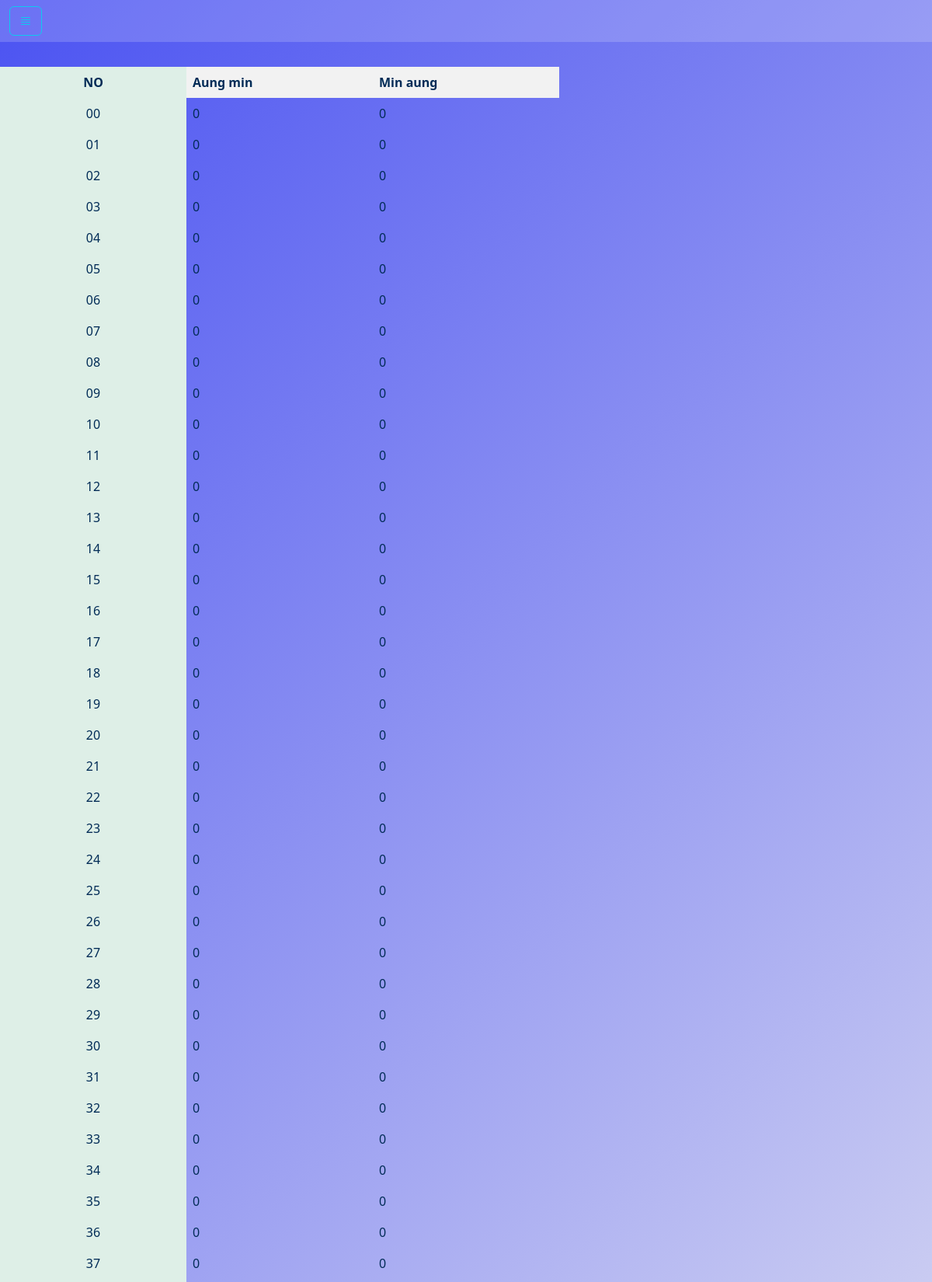
/ (signed in, upper part), run on the app's committed database.
### twoD/models.py (models this page shows, shortened)
class User(AbstractUser):
    phone = models.IntegerField(blank=True, null=True)
    is_owner = models.BooleanField(default=False)
    random_field = models.IntegerField(default=generate_random_four_digits)

class Number(models.Model):
    num = models.CharField(max_length=3)

### twoD/views.py (the view)
# urls.py: path('', views.index, name='index'),
@login_required(login_url='/login')
def index(request):
    try:
        c = Close.objects.get(pk=1)
        print(c.is_close)
        if request.user.is_owner:
            nums = Number.objects.all()
            users = User.objects.filter(is_owner=False)
            settings = UserSetting.objects.all()
            return render(request, 'twoD/index.html', {
                'nums': nums,
                'users': users,
                'settings': settings,
                'close': c.is_close,
            })
        else:
            setting = UserSetting.objects.filter(user=request.user).first()
            return render(request, 'twoD/sellerPage.html', {
                'setting':setting,
                'close': c.is_close,
            })
    except Exception as e:
        messages.error(request, f"An error occurred: {str(e)}")
        return redirect('/login')

### twoD/templates/twoD/index.html (shortened to what this page needs)
{% extends "twoD/layout.html" %}
{% load static %}
{% block body %}
<div class="table-container">
  <table class="caption-top">
    <caption>
    </caption>
    <thead>
      <tr>
        <th>NO</th>
        {% for user in users %}
          <th data-id='{{ user.id }}' class='users'  style='width: 100px;word-break: keep-all;'>{{ user.first_name }}</th>
        {% endfor %%}
      </tr>
    </thead>
    <tbody>
      {% for num in nums %}
        <tr>
          <td class='nums' data-id='{{ num.id }}'>{{ num.num }}</td>
          {% for user in users %}
          <td class='datas' id='value_{{ num.id }}_{{ user.id }}'><div class='row'><div class='col vals'>0</div></div></td>
          {% endfor %}
        </tr>
      {% endfor %}
    </tbody>
  </table>
</div>
{% endblock %}

### twoD/static/twoD/styles.css (style rules this page uses)
:root, :root.light { --lig--color: #DEEFE7; --drk--color: #262626; --bg--color: #DEEFE7; --bg--txt: #002b56; --btn--pri: #159A9C; --btn--hov: #116a80; --crd--color: #FFFFFF; --crd--txt: #002952; --crd--hov: #ebebeb; --shd--color: #2e2e28; --shd-l1: 6px 6px 12px #117b7d, -6px -6px 12px #19b9bb; --shd-l2: 8px 8px 16px #10787a, -8px -8px 16px #1abcbe; --shd-l3: 10px 10px 20px #107475, -10px -10px 20px #1ac1c3; --shd-in: inset 10px 10px 20px #107475, inset -10px -10px 20px #1ac1c3; --bg--moz: -moz-linear-gradient(135deg, rgba(75,83,242,1) 0%, rgba(242,242,242,1) 66%); --bg--grd: linear-gradient(135deg, rgba(75,83,242,1) 0%, rgba(242,242,242,1) 66%); }
body { -webkit-background-size: cover; -moz-background-size: cover; -o-background-size: cover; background-size: cover; background-repeat: no-repeat; background-image: var(--bg--moz); background-image: var(--bg--grd); color: var(--bg--txt); background-attachment: fixed; }
.table-container { position: fixed; max-width: 100%; max-height: 90%; overflow-x: auto; overflow-y: visible; }
table { width: fit-content !important; height: 100%; border-collapse: collapse; table-layout: auto; }
thead { position: sticky; top: 0; background-color: #f2f2f2; z-index: 5; }
th, td { padding: 8px; width: 15rem !important; }
th:first-child, td:first-child { position: sticky; left: 0; width: 40px; text-align: center; background-color: var(--lig--color); }

### data on the page
User: first_name "Aung min"
User: first_name "Min aung"
Number: num "00"
Number: num "01"
Number: num "02"
Number: num "03"
Number: num "04"
Number: num "05"
Number: num "06"
Number: num "07"
Number: num "08"
Number: num "09"
Number: num "10"
Number: num "11"
Number: num "12"
Number: num "13"
Number: num "14"
Number: num "15"
Number: num "16"
Number: num "17"
Number: num "18"
Number: num "19"
Number: num "20"
Number: num "21"
Number: num "22"
Number: num "23"
Number: num "24"
Number: num "25"
Number: num "26"
Number: num "27"
Number: num "28"
Number: num "29"
Number: num "30"
Number: num "31"
Number: num "32"
Number: num "33"
Number: num "34"
Number: num "35"
Number: num "36"
Number: num "37"
